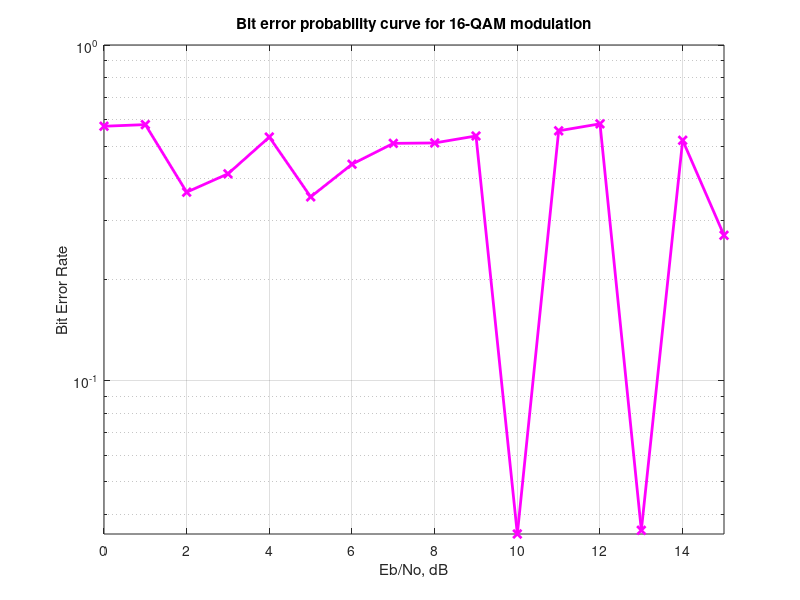

This figure's MATLAB source:
N = 10000; % number of symbols
M = 16;   % constellation size
k = log2(M); % bits per symbol

% defining the real and imaginary PAM constellation
% for 16-QAM
alphaRe = [-(2*sqrt(M)/2-1):2:-1 1:2:2*sqrt(M)/2-1];
alphaIm = [-(2*sqrt(M)/2-1):2:-1 1:2:2*sqrt(M)/2-1];
k_16QAM = 1/sqrt(10);

Eb_N0_dB  = [0:15]; % multiple Es/N0 values
Es_N0_dB  = Eb_N0_dB + 10*log10(k);

% Mapping for binary <--> Gray code conversion
ref = [0:k-1];
map = bitxor(ref,floor(ref/2));
[tt ind] = sort(map);                                

for ii = 1:length(Eb_N0_dB)
    
    % symbol generation
    % ------------------
    ipBit = rand(1,N*k,1)>0.5; % random 1's and 0's
    ipBitReshape = reshape(ipBit,k,N).';
    bin2DecMatrix = ones(N,1)*(2.^[(k/2-1):-1:0]) ; % conversion from binary to decimal
    % real
    ipBitRe =  ipBitReshape(:,[1:k/2]);
    ipDecRe = sum(ipBitRe.*bin2DecMatrix,2);
    ipGrayDecRe = bitxor(ipDecRe,floor(ipDecRe/2));
    % imaginary
    ipBitIm =  ipBitReshape(:,[k/2+1:k]);
    ipDecIm = sum(ipBitIm.*bin2DecMatrix,2);
    ipGrayDecIm = bitxor(ipDecIm,floor(ipDecIm/2)); 
    % mapping the Gray coded symbols into constellation
    modRe = alphaRe(ipGrayDecRe+1);
    modIm = alphaIm(ipGrayDecIm+1);
    % complex constellation
    mod = modRe + 1i*modIm;
    s = k_16QAM*mod; % normalization of transmit power to one 
    
    
    %noise and channel effect
    % ----
    snrn = 10.^(Eb_N0_dB(ii)./10);
    %h=1/sqrt(2)*(randn(N,1)+1i*randn(N,1)); %N(0,1)
    h=(1/sqrt(2))*(normrnd(0,1)+1i*normrnd(0,1)); %test
    n = (1/sqrt(2))*(randn(1,N) + 1i*randn(1,N)); % white guassian noise, 0dB variance 
    hh=rot90(fliplr(h),-1);
    nn=rot90(fliplr(n),-1);
    y = hh.*s + 10^(-Es_N0_dB(ii)/20)*(n);
    % demodulation
    % ------------
    y_re = real(y)/k_16QAM; % real part
    y_im = imag(y)/k_16QAM; % imaginary part

    % rounding to the nearest alphabet
    ipHatRe = 2*floor(y_re/2)+1;
    ipHatRe(find(ipHatRe>max(alphaRe))) = max(alphaRe);
    ipHatRe(find(ipHatRe<min(alphaRe))) = min(alphaRe);
    ipHatIm = 2*floor(y_im/2)+1;
    ipHatIm(find(ipHatIm>max(alphaIm))) = max(alphaIm);
    ipHatIm(find(ipHatIm<min(alphaIm))) = min(alphaIm);

    % Constellation to Decimal conversion
    ipDecHatRe = ind(floor((ipHatRe+4)/2+1))-1; % LUT based
    ipDecHatIm = ind(floor((ipHatIm+4)/2+1))-1; % LUT based

    % converting to binary string
    ipBinHatRe = dec2bin(ipDecHatRe,k/2);
    ipBinHatIm = dec2bin(ipDecHatIm,k/2);

    % converting binary string to number
    ipBinHatRe = ipBinHatRe.';
    ipBinHatRe = ipBinHatRe(1:end).';
    ipBinHatRe = reshape(str2num(ipBinHatRe).',k/2,N).' ;
    
    ipBinHatIm = ipBinHatIm.';
    ipBinHatIm = ipBinHatIm(1:end).';
    ipBinHatIm = reshape(str2num(ipBinHatIm).',k/2,N).' ;

    % counting errors for real and imaginary
    nBitErr(ii) = size(find([ipBitRe- ipBinHatRe]),1) + size(find([ipBitIm - ipBinHatIm]),1) ;

end 
simBer = nBitErr/(N*k);

close all; figure
semilogy(Eb_N0_dB,simBer,'mx-','LineWidth',2);
axis([0 15 0 1])
grid on
xlabel('Eb/No, dB')
ylabel('Bit Error Rate')
title('Bit error probability curve for 16-QAM modulation')